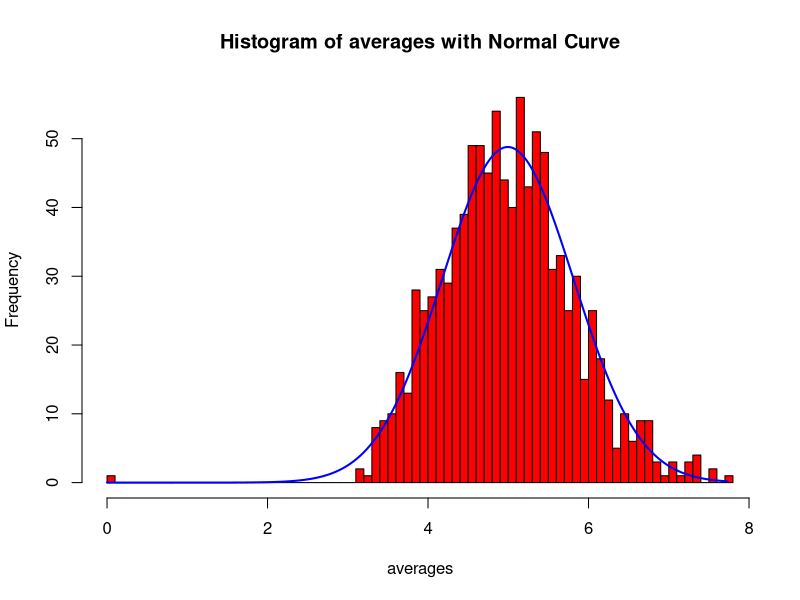
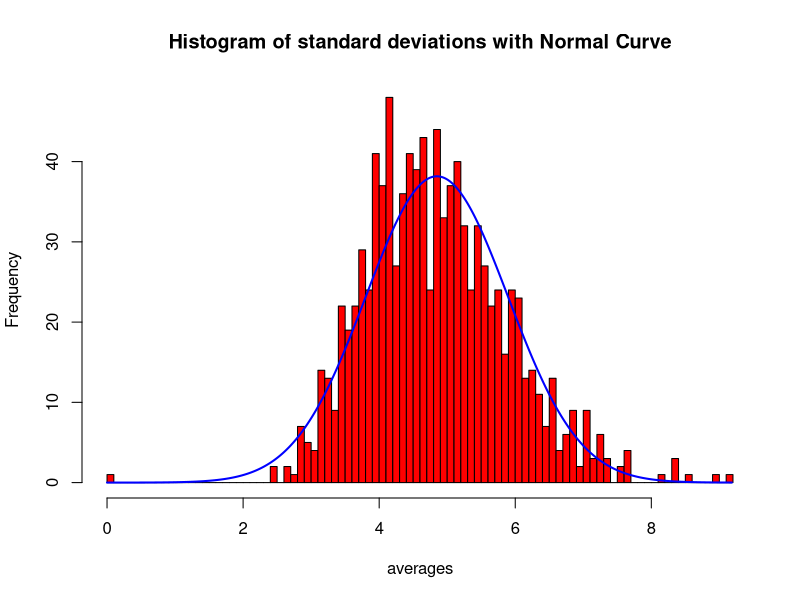

Reproduce these figures in R, in order.
## ---- chunk 1
lambda = 0.2
## ---- chunk 2
exponentialMean = exponentialSd = 1/lambda
## ---- chunk 3
numberOfExponentials = 40
numberOfAverages = 1000
mns=0
for (i in 1 : numberOfAverages) mns = c(mns, mean(rexp(numberOfExponentials,lambda)))
## ---- chunk 4
mean(mns)
## ---- chunk 5
abs(exponentialMean-mean(mns))
## ---- chunk 6
numberOfExponentials = 40
numberOfStandardDeviations = 1000
sds=0
for (i in 1 : numberOfStandardDeviations) sds = c(sds, sd(rexp(numberOfExponentials,lambda)))
## ---- chunk 7
mean(sds)
## ---- chunk 8
abs(exponentialSd-mean(sds))
## ---- chunk 9
h<-hist(mns, breaks=100, col="red", xlab="averages", 
main="Histogram of averages with Normal Curve") 
xfit<-seq(min(mns),max(mns),length=1000) 
yfit<-dnorm(xfit,mean=mean(mns),sd=sd(mns)) 
yfit <- yfit*diff(h$mids[1:2])*length(mns) 
lines(xfit, yfit, col="blue", lwd=2)

h<-hist(sds, breaks=100, col="red", xlab="averages", 
main="Histogram of standard deviations with Normal Curve") 
xfit<-seq(min(sds),max(sds),length=1000) 
yfit<-dnorm(xfit,mean=mean(sds),sd=sd(sds)) 
yfit <- yfit*diff(h$mids[1:2])*length(sds) 
lines(xfit, yfit, col="blue", lwd=2)

